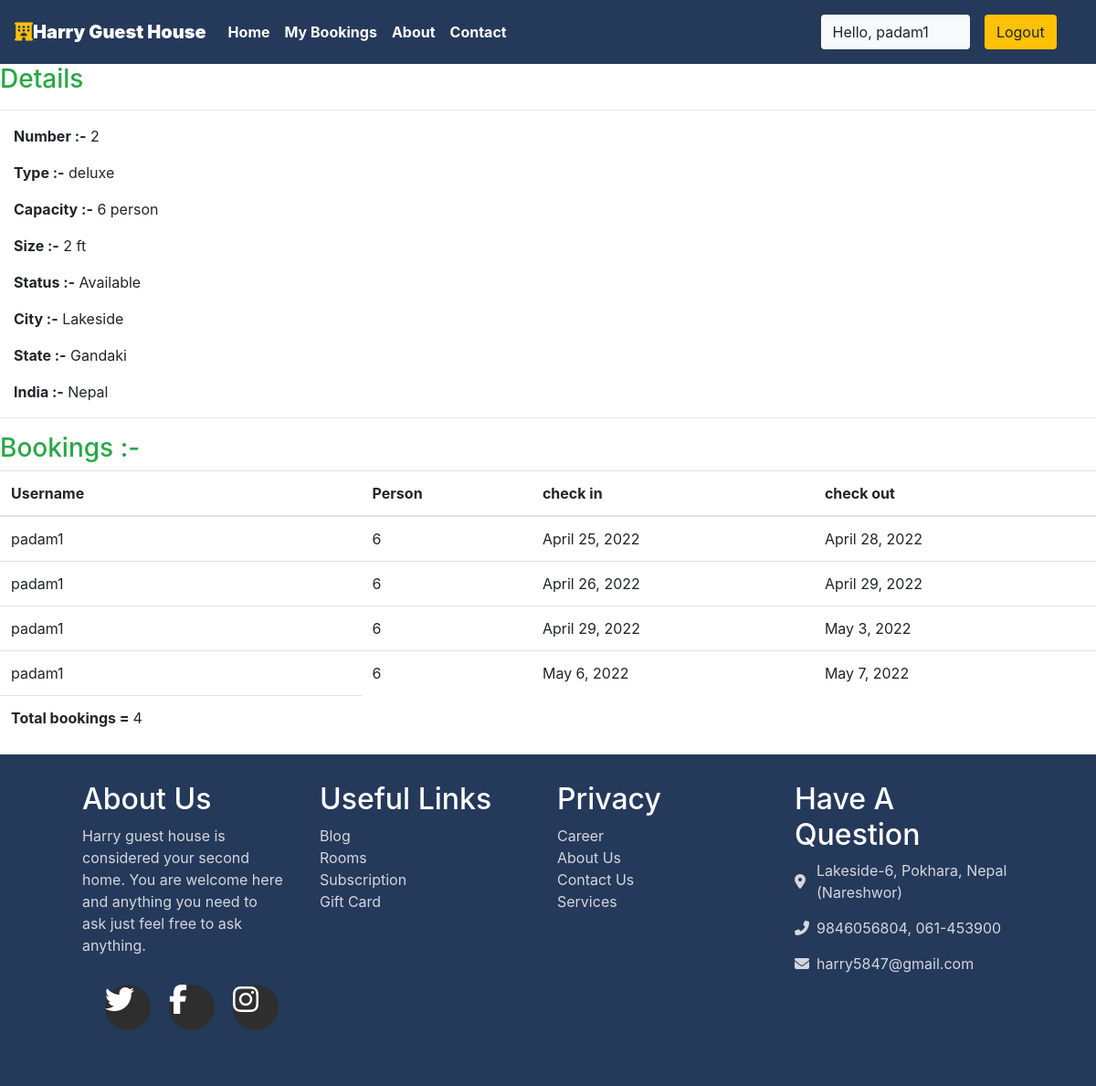
Screenshot of /staff/panel/view-room?roomid=2 (signed in) with the database file from the repository.
### booking/models.py (models this page shows, shortened)
class Rooms(models.Model):
    ROOM_STATUS = (
    ("1", "available"),
    ("2", "not available"),
    )
    ROOM_TYPE = (
    ("1", "premium"),
    ("2", "deluxe"),
    ("3","basic"),
    )
    METHOD = (
    ("Cash On Checkout", "Cash On Checkout"),
    ("Khalti", "Khalti"),
    )
    room_type = models.CharField(max_length=50,choices = ROOM_TYPE)
    capacity = models.IntegerField()
    price = models.DecimalField(decimal_places=2, max_digits=10)
    size = models.IntegerField()
    hotel = models.ForeignKey(Hotels, on_delete = models.CASCADE)
    status = models.CharField(choices =ROOM_STATUS,max_length = 15)
    roomnumber = models.IntegerField()
    payment_method = models.CharField(
        max_length=50, choices = METHOD)

class Hotels(models.Model):
    name = models.CharField(max_length=30,default="booking")
    owner = models.CharField(max_length=20)
    location = models.CharField(max_length=50)
    state = models.CharField(max_length=50,default="maharashtra")
    country = models.CharField(max_length=50,default="india")

class Reservation(models.Model):
    check_in = models.DateField(auto_now =False)
    check_out = models.DateField()
    room = models.ForeignKey(Rooms, on_delete = models.CASCADE)
    guest = models.ForeignKey(User, on_delete= models.CASCADE)
    booking_id = models.CharField(max_length=100,default="null")
    payment_status = models.IntegerField(default=1)
    guest_count = models.IntegerField(default=1)

### booking/views.py (the view)
# urls.py: path('staff/panel/view-room', views.view_room),
@login_required(login_url='/staff')
def view_room(request):
    room_id = request.GET['roomid']
    room = Rooms.objects.all().get(id=room_id)
    reservation = Reservation.objects.all().filter(room=room)
    return HttpResponse(render(request,'staff/viewroom.html',{'room':room,'reservations':reservation}))

### templates/staff/viewroom.html
 {% extends 'basic.html' %} {% block title %}View Room {% endblock title %} {% block body %}
<h3 class="text-success"> Details</h3>
<hr>
<div class="container mx-0 ">
    <p><b>Number :-</b> {{room.roomnumber}}</p>
    <p><b>Type :-</b> {{room.get_room_type_display}}</p>
    <p><b>Capacity :-</b> {{room.capacity}} person</p>
    <p><b>Size :-</b> {{room.size}} ft</p>
    <p><b>Status :-</b> {{room.get_status_display| capfirst}} </p>
    <p><b>City :-</b> {{room.hotel.location| capfirst}} </p>
    <p><b>State :-</b> {{room.hotel.state| capfirst}} </p>
    <p><b>India :-</b> {{room.hotel.country| capfirst}} </p>
</div>
<hr> {% if reservations %}
<h3 class="text-success">Bookings :-</h3>
<table class="table">
    <thead>
        <th>Username</th>
        <th>Person</th>
        <th>check in</th>
        <th>check out</th>
    </thead>
    {% for each_detail in reservations %}
    <tr>
        <td>{{each_detail.guest.username}}</td>
        <td>{{each_detail.room.capacity}}</td>
        <td>{{each_detail.check_in}}</td>
        <td>{{each_detail.check_out}}</td>
    </tr>
    {% endfor %}
    <tr>
        <td><b>Total bookings = </b>{{reservations | length}}</td>
    </tr>
</table>
{% else %}
<p>No details found</p>
{% endif %} {% endblock body %}

### templates/basic.html (shortened to what this page needs)
{% load static %}
<!DOCTYPE html>
<!DOCTYPE html>
<html lang="en">
<head>
    <link rel="stylesheet" href="https://use.fontawesome.com/releases/v5.7.0/css/all.css">
    <link rel="stylesheet" href="{% static 'css/bootstrap.css' %}">
    <link rel="stylesheet" href="https://maxcdn.bootstrapcdn.com/bootstrap/4.5.0/css/bootstrap.min.css" >
    <link rel="stylesheet" href="{% static 'css/demo.css' %}">
</head>
<body style="dbackground-image: url('https://source.unsplash.com/random');height: 100%;">
    <div class="container-fluid px-0">
        <nav class="navbar navbar-expand-lg navbar-dark font-weight-bold" style="background-color: #25395a;">
            <a class="navbar-brand text-bold bg-black " href="/"><i class="fas fa-hotel text-warning"></i><b>Harry Guest House</b></a>
            <div class="collapse navbar-collapse " id="navbarSupportedContent">
                <ul class="navbar-nav mr-auto ">
                    <li class="nav-item active">
                        <a class="nav-link text-bold " href="/home"> Home</a>
                    </li>
                    {% if user.is_staff %}
                    <li class="nav-item active">
                        <a class="nav-link text-bold" href="/staff/panel">Dashboard </a>
                    </li>
                    {% elif user.is_staff == False and user.is_authenticated %}
                    <li class="nav-item active">
                            <a class="nav-link text-bold" href="/user/bookings">My Bookings </a>
                        </li>
                    {% endif %}
                    <li class="nav-item active">
                        <a class="nav-link text-bold" href="/about">About</a>
                    </li>
                    <li class="nav-item active">
                        <a class="nav-link text-bold" href="/contact">Contact </a>
                    </li>
                </ul>
                {% if user.is_authenticated %}
                      <button class="btn btn-group bg-light" data-toggle="modal" data-target="#forlogin">
                       Hello, {{request.user}}
                       <a href="/logout" class="nav-link">
                    <button class="btn btn-group bg-warning" data-toggle="modal" data-target="#forlogin">
                        Logout
                    </button></a>&nbsp; &nbsp;
                    </button>
                {% endif %}
            </div>
        </nav>
    </div>
    {% block body %}
    {% endblock body %}
 <footer class="footer">
    <div class="footer-container">
        <div>
            <h2>About Us </h2>
            <p>Harry guest house is considered your second home. You are welcome here and anything you need to ask just feel free to ask anything.</p>
            <ul class="social-icons">
                <li class="flex">
                    <i class="fa fa-twitter fa-2x"></i>
                </li>
                <li class="flex">
                    <i class="fa fa-facebook fa-2x"></i>
                </li>
                <li class="flex">
                    <i class="fa fa-instagram fa-2x"></i>
                </li>
            </ul>
        </div>
        <div>
            <h2>Useful Links</h2>
            <a href="#">Blog</a>
            <a href="#">Rooms</a>
            <a href="#">Subscription</a>
            <a href="#">Gift Card</a>
        </div>
        <div>
            <h2>Privacy</h2>
            <a href="#">Career</a>
            <a href="#">About Us</a>
            <a href="#">Contact Us</a>
            <a href="#">Services</a>
        </div>
        <div>
            <h2>Have A Question</h2>
            <div class="contact-item">
                <span>
                    <i class="fas fa-map-marker-alt"></i>
                </span>
                <span>
                   Lakeside-6, Pokhara, Nepal (Nareshwor)
                </span>
            </div>
            <div class="contact-item">
                <span>
                    <i class="fas fa-phone-alt"></i>
                </span>
                <span>
                    9846056804,
                    061-453900
                </span>
            </div>
            <div class="contact-item">
                <span>
                    <i class="fas fa-envelope"></i>
                </span>
                <span>
                    harry5847@gmail.com
                </span>
            </div>
        </div>
    </div>
</footer>
</body>
</html>

### booking/static/css/demo.css (style rules this page uses)
.footer { background: #25395a; color: #fff; text-align: center; }
.footer-container { width: 85vw; margin: 0 auto; padding: 30px 0; }
.footer-container p, .footer-container a, .footer-container span { opacity: 0.8; }
.footer a { display: block; color: #fff; text-decoration: none; }
.social-icons { list-style: none; display: flex; justify-content: center; padding: 15px 0; }
.social-icons li { margin: 0 10px; width: 50px; height: 50px; background: #2e2e2e; border-radius: 50%; transition: all 0.7s ease; cursor: pointer; }
.contact-item span { display: block; }
@media (min-width: 900px) { .footer-container { display: grid; grid-template-columns: repeat(2, 1fr); grid-gap: 20px; } }
@media (min-width: 1170px) { .footer { text-align: left; } }
@media (min-width: 1170px) { .footer-container { grid-template-columns: repeat(4, 1fr); } }
@media (min-width: 1170px) { .footer-container div:nth-child(1) p { padding-right: 20px; } }
@media (min-width: 1170px) { .contact-item { display: grid; grid-template-columns: 10% 90%; margin-bottom: 15px; align-items: center; } }

### templates/basic.html (style rules this page uses)
a { text-decoration: none; }

### rows the page displays
Rooms: roomnumber "2", room_type "deluxe", capacity "6", size "2", status "Available", hotel.location "Lakeside", hotel.state "Gandaki", hotel.country "Nepal"
Reservation: guest.username "padam1", room.capacity "6", check_in "April 25, 2022", check_out "April 28, 2022"
Reservation: guest.username "padam1", room.capacity "6", check_in "April 26, 2022", check_out "April 29, 2022"
Reservation: guest.username "padam1", room.capacity "6", check_in "April 29, 2022", check_out "May 3, 2022"
Reservation: guest.username "padam1", room.capacity "6", check_in "May 6, 2022", check_out "May 7, 2022"

### other values shown
{{ request.user }} "padam1"
{{ reservations | length }} "4"
